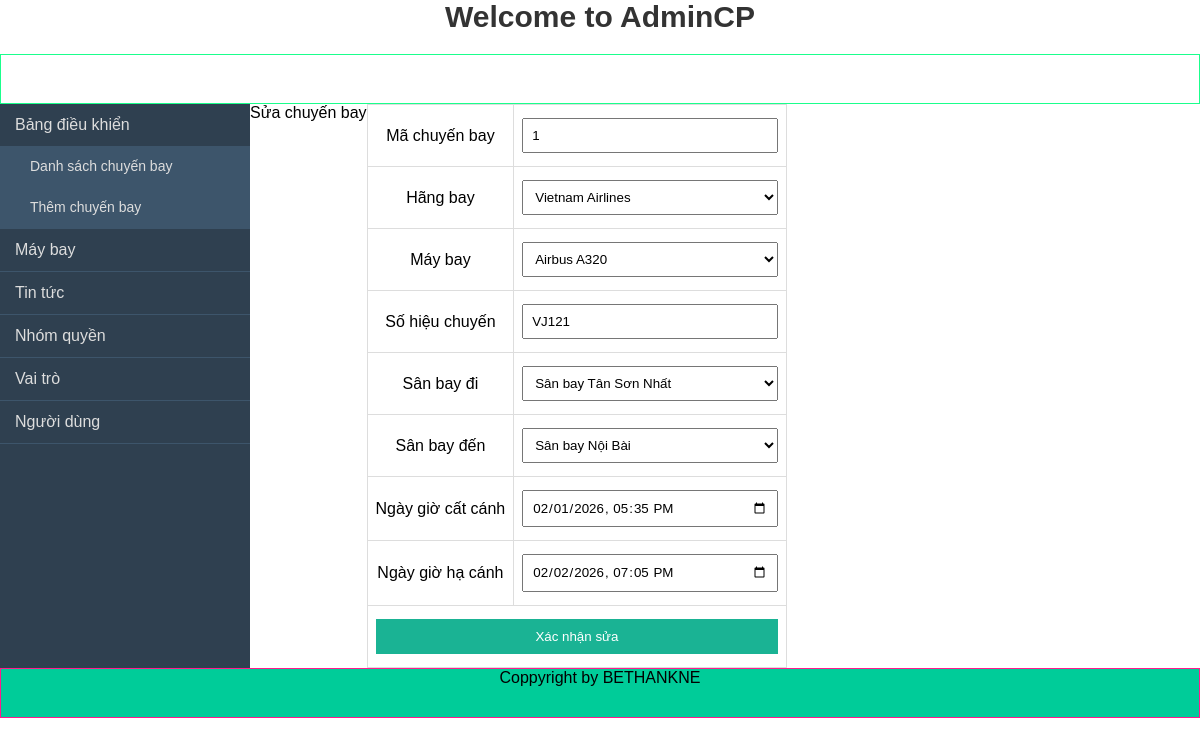
Page /flight_project/admincp/index.php?action=sua&ma_chuyen_bay=1 on the committed database.
### tables this page shows
CREATE TABLE `chuyen_bay` (
  `ma_chuyen_bay` int(11) NOT NULL,
  `ma_hang` int(11) NOT NULL,
  `ma_may_bay` int(11) DEFAULT NULL,
  `so_hieu_chuyen` varchar(20) NOT NULL,
  `san_bay_di` int(11) NOT NULL,
  `san_bay_den` int(11) NOT NULL,
  `ngay_gio_cat_canh` datetime NOT NULL,
  `ngay_gio_ha_canh` datetime NOT NULL,
  `thoi_gian_bay_phut` int(11) NOT NULL
);

### flight_project/admincp/modules/quanlychuyenbay/sua.php (the view)
<?php
$sql_sua_chuyenbay = "SELECT * FROM chuyen_bay
WHERE ma_chuyen_bay='".$_GET['ma_chuyen_bay']."' LIMIT 1";
$query_sua_chuyenbay = mysqli_query($mysqli,$sql_sua_chuyenbay);
$dong = mysqli_fetch_array($query_sua_chuyenbay);
?>
<p>Sửa chuyến bay</p>
<form method="POST" action="index.php?action=xuly&ma_chuyen_bay=<?php echo $dong['ma_chuyen_bay']; ?>">
<table border="1" width="50%" style="border-collapse: collapse;">
<tr>
<td>Mã chuyến bay</td>
<td>
    <input type="text" value="<?php echo $dong['ma_chuyen_bay']; ?>" readonly>
</td>
</tr>
<tr>
<td>Hãng bay</td>
<td>
<select name="ma_hang">
<?php
$query_hang = mysqli_query($mysqli,"SELECT * FROM hang_hang_khong");
while($row = mysqli_fetch_array($query_hang)){
    $selected = ($row['ma_hang'] == $dong['ma_hang']) ? "selected" : "";
    echo "<option value='".$row['ma_hang']."' $selected>".$row['ten_hang']."</option>";
}
?>
</select>
</td>
</tr>
<tr>
<td>Máy bay</td>
<td>
<select name="ma_may_bay">
<?php
$query_mb = mysqli_query($mysqli,"SELECT * FROM may_bay");
while($row = mysqli_fetch_array($query_mb)){
    $selected = ($row['ma_may_bay'] == $dong['ma_may_bay']) ? "selected" : "";
    echo "<option value='".$row['ma_may_bay']."' $selected>".$row['ten_may_bay']."</option>";
}
?>
</select>
</td>
</tr>
<tr>
<td>Số hiệu chuyến</td>
<td>
<input type="text" name="so_hieu_chuyen"
value="<?php echo $dong['so_hieu_chuyen']; ?>">
</td>
</tr>
<tr>
<td>Sân bay đi</td>
<td>
<select name="san_bay_di">
<?php
$query_sb = mysqli_query($mysqli,"SELECT * FROM san_bay");
while($row = mysqli_fetch_array($query_sb)){
    $selected = ($row['ma_san_bay'] == $dong['san_bay_di']) ? "selected" : "";
    echo "<option value='".$row['ma_san_bay']."' $selected>".$row['ten_san_bay']."</option>";
}
?>
</select>
</td>
</tr>
<tr>
<td>Sân bay đến</td>
<td>
<select name="san_bay_den">
<?php
$query_sb = mysqli_query($mysqli,"SELECT * FROM san_bay");
while($row = mysqli_fetch_array($query_sb)){
    $selected = ($row['ma_san_bay'] == $dong['san_bay_den']) ? "selected" : "";
    echo "<option value='".$row['ma_san_bay']."' $selected>".$row['ten_san_bay']."</option>";
}
?>
</select>
</td>
</tr>
<tr>
<td>Ngày giờ cất cánh</td>
<td>
<input type="datetime-local" name="ngay_gio_cat_canh"
value="<?php echo date('Y-m-d\TH:i', strtotime($dong['ngay_gio_cat_canh'])); ?>">
</td>
</tr>
<tr>
<td>Ngày giờ hạ cánh</td>
<td>
<input type="datetime-local" name="ngay_gio_ha_canh"
value="<?php echo date('Y-m-d\TH:i', strtotime($dong['ngay_gio_ha_canh'])); ?>">
</td>
</tr>
<tr>
<td colspan="2">
<input type="submit" name="suachuyenbay" value="Xác nhận sửa">
</td>
</tr>
</table>
</form>

### flight_project/admincp/css/styleadmincp.css (style rules this page uses)
* { margin: 0; padding: 0; box-sizing: border-box; font-family: Arial, Helvetica, sans-serif; }
body { display: flex; flex-direction: column; }
table { width: 100%; border-collapse: collapse; background: white; }
table, th, td { border: 1px solid #ddd; }
td { padding: 8px; text-align: center; }
input, select { width: 100%; padding: 8px; margin: 5px 0; }
button, input[type=submit] { padding: 10px; background: #1ab394; border: none; color: white; cursor: pointer; }

### rows in the picture
chuyen_bay: ma_chuyen_bay "1", so_hieu_chuyen "VJ121", ngay_gio_cat_canh "02/01/2026 17:35", ngay_gio_ha_canh "02/02/2026 19:05"

### other values in the picture
form field ma_hang "Vietnam Airlines"
form field ma_may_bay "Airbus A320"
form field san_bay_di "Sân bay Tân Sơn Nhất"
form field san_bay_den "Sân bay Nội Bài"
